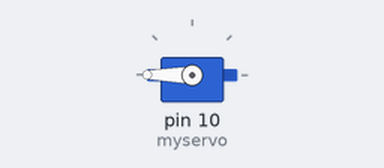
The sketch below on a simulated Arduino Uno, built with avr-gcc and run on an emulated ATmega328P. Parts: servo. At 5.5 s the program stops and its outputs stay as they are.

Above: at 0.1 s.
At 5.1 s:
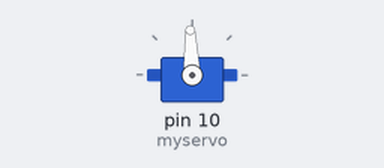
Timing chart, 0 to 6.6 s (numbered marks = the images above):
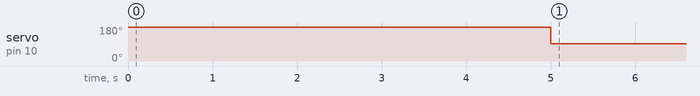

Measured:
- by itself, servo on pin 10 (myservo): 180° → 92° at 5.0 s

The sketch:

continuousservo.ino
```cpp
#include <Servo.h>
Servo myservo;

void setup() {
  myservo.attach(10);
}

void loop() {
  myservo.write(180);
  delay(5000);
  myservo.write(92);

  delay(500);

  /*myservo.write(0);
  delay(5000);
  myservo.write(92);*/

  while(1){}
}
```
